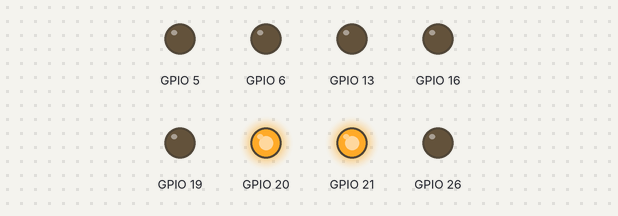
The program below on a simulated Raspberry Pi (BCM pin numbers). On the bench: output pins drawn as LEDs (lit = HIGH).

Above: at 0.2 s.
At 0.7 s:
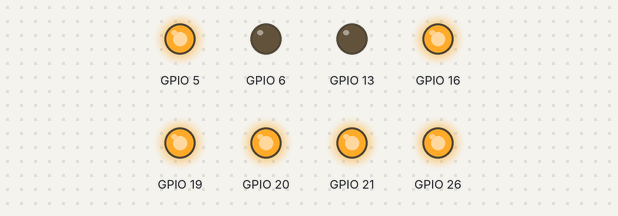
At 1.2 s:
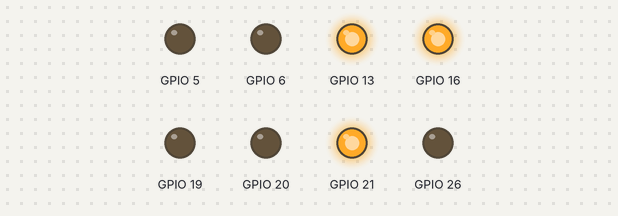
At 2.2 s:
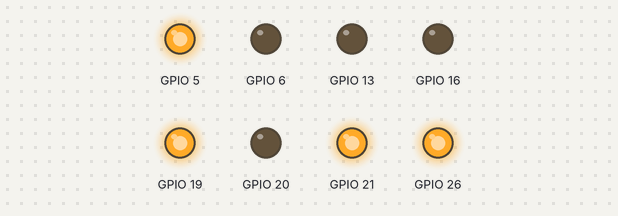
At 3.2 s:
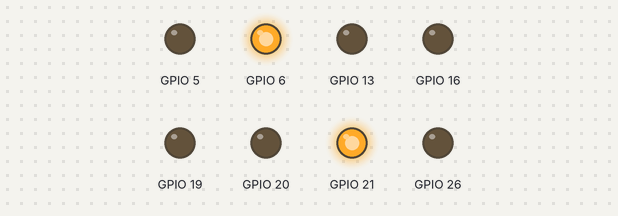
At 4.7 s:
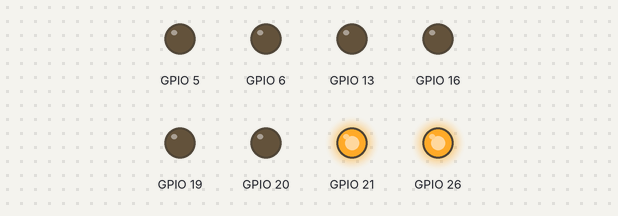
Timing chart, 0 to 5.8 s (numbered marks = the images above):
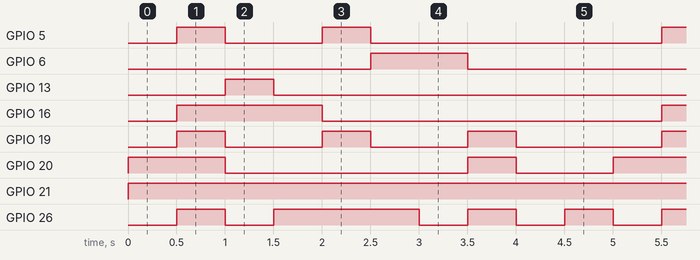

The program:

002_FND_cnt.py
```python
# FND를 이용해 숫자 표현하기
from gpiozero import LED
from time import sleep

seg = [0] * 8
seg[0] = LED(5)
seg[1] = LED(6)
seg[2] = LED(13)
seg[3] = LED(19)
seg[4] = LED(26)
seg[5] = LED(16)
seg[6] = LED(20)
seg[7] = LED(21)

digitForNum = [
    [1,1,1,1,1,1,0,0],    #0
    [0,1,1,0,0,0,0,0],    #1
    [1,1,0,1,1,0,1,0],    #2
    [1,1,1,1,0,0,1,0],    #3
    [0,1,1,0,0,1,1,0],    #4
    [1,0,1,1,0,1,1,0],    #5
    [1,0,1,1,1,1,1,0],    #6
    [1,1,1,0,0,1,0,0],    #7
    [1,1,1,1,1,1,1,0],    #8
    [1,1,1,1,0,1,1,0],    #9
        ]

try:
    while 1:
        for j in range(10):
             for i in range(8):
                 if(not digitForNum[j][i]):
                     seg[i].on()  # anode타입과 cathode타입에 따라 변경
                 else :
                     seg[i].off() # anode타입과 cathode 타입에 따라 변경
             sleep(0.5)

except KeyboardInterrupt:
    pass
```

Measured:
- by itself, GPIO 5: repeats every 5.0 s: LOW 1.0 s, HIGH 0.50 s, LOW 3.0 s, HIGH 0.50 s
- by itself, GPIO 6: alternates HIGH for 1.0 s and LOW for 4.0 s
- by itself, GPIO 13: alternates HIGH for 0.50 s and LOW for 4.5 s
- by itself, GPIO 16: alternates HIGH for 1.5 s and LOW for 3.5 s
- by itself, GPIO 19: repeats every 5.0 s: 2 × (LOW 1.0 s, HIGH 0.50 s), LOW 1.5 s, HIGH 0.50 s
- by itself, GPIO 20: repeats every 5.0 s: LOW 2.5 s, HIGH 0.50 s, LOW 1.0 s, HIGH 1.0 s
- by itself, GPIO 21: LOW → HIGH at 0.00 s
- by itself, GPIO 26: repeats every 5.0 s: LOW 0.50 s, HIGH 1.5 s, 3 × (LOW 0.50 s, HIGH 0.50 s)
